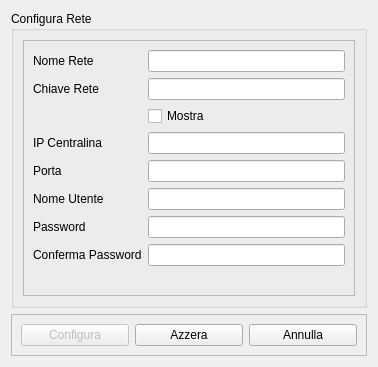
<?xml version="1.0" encoding="UTF-8"?>
<ui version="4.0">
 <class>NetworkConfig</class>
 <widget class="QDialog" name="NetworkConfig">
  <property name="geometry">
   <rect>
    <x>0</x>
    <y>0</y>
    <width>378</width>
    <height>338</height>
   </rect>
  </property>
  <property name="windowTitle">
   <string>Dialog</string>
  </property>
  <layout class="QVBoxLayout" name="verticalLayout_2">
   <item>
    <widget class="QGroupBox" name="groupBox">
     <property name="title">
      <string>Configura Rete</string>
     </property>
     <layout class="QVBoxLayout" name="verticalLayout">
      <item>
       <widget class="QFrame" name="frame_2">
        <property name="frameShape">
         <enum>QFrame::StyledPanel</enum>
        </property>
        <property name="frameShadow">
         <enum>QFrame::Raised</enum>
        </property>
        <layout class="QGridLayout" name="gridLayout">
         <item row="4" column="1">
          <widget class="QLineEdit" name="boardPortLineEdit">
           <property name="text">
            <string/>
           </property>
          </widget>
         </item>
         <item row="2" column="1">
          <widget class="QCheckBox" name="netKeyShowChecbox">
           <property name="text">
            <string>Mostra</string>
           </property>
          </widget>
         </item>
         <item row="1" column="1">
          <widget class="QLineEdit" name="netKeyLineEdit">
           <property name="text">
            <string/>
           </property>
           <property name="echoMode">
            <enum>QLineEdit::Password</enum>
           </property>
          </widget>
         </item>
         <item row="1" column="0">
          <widget class="QLabel" name="netKeylabel">
           <property name="text">
            <string>Chiave Rete</string>
           </property>
          </widget>
         </item>
         <item row="5" column="1">
          <widget class="QLineEdit" name="usernameLineEdit">
           <property name="text">
            <string/>
           </property>
          </widget>
         </item>
         <item row="3" column="1">
          <widget class="QLineEdit" name="boardIPLineEdit">
           <property name="text">
            <string/>
           </property>
          </widget>
         </item>
         <item row="3" column="0">
          <widget class="QLabel" name="boardIPLabel">
           <property name="text">
            <string>IP Centralina</string>
           </property>
          </widget>
         </item>
         <item row="7" column="0">
          <widget class="QLabel" name="password2Label">
           <property name="text">
            <string>Conferma Password</string>
           </property>
          </widget>
         </item>
         <item row="4" column="0">
          <widget class="QLabel" name="boardPortLabel">
           <property name="text">
            <string>Porta</string>
           </property>
          </widget>
         </item>
         <item row="0" column="0">
          <widget class="QLabel" name="netNameLabel">
           <property name="text">
            <string>Nome Rete</string>
           </property>
          </widget>
         </item>
         <item row="0" column="1">
          <widget class="QLineEdit" name="netNameLineEdit">
           <property name="text">
            <string/>
           </property>
          </widget>
         </item>
         <item row="6" column="0">
          <widget class="QLabel" name="password1Label">
           <property name="text">
            <string>Password</string>
           </property>
          </widget>
         </item>
         <item row="7" column="1">
          <widget class="QLineEdit" name="password2LineEdit">
           <property name="text">
            <string/>
           </property>
           <property name="echoMode">
            <enum>QLineEdit::Password</enum>
           </property>
          </widget>
         </item>
         <item row="5" column="0">
          <widget class="QLabel" name="usernameLabel">
           <property name="text">
            <string>Nome Utente</string>
           </property>
          </widget>
         </item>
         <item row="6" column="1">
          <widget class="QLineEdit" name="password1LineEdit">
           <property name="text">
            <string/>
           </property>
           <property name="echoMode">
            <enum>QLineEdit::Password</enum>
           </property>
          </widget>
         </item>
         <item row="8" column="1">
          <widget class="QLabel" name="passwordNotifierLabel">
           <property name="text">
            <string/>
           </property>
          </widget>
         </item>
        </layout>
       </widget>
      </item>
     </layout>
    </widget>
   </item>
   <item>
    <widget class="QFrame" name="frame">
     <property name="frameShape">
      <enum>QFrame::StyledPanel</enum>
     </property>
     <property name="frameShadow">
      <enum>QFrame::Raised</enum>
     </property>
     <layout class="QHBoxLayout" name="horizontalLayout">
      <item>
       <widget class="QPushButton" name="configureButton">
        <property name="enabled">
         <bool>false</bool>
        </property>
        <property name="text">
         <string>Configura</string>
        </property>
       </widget>
      </item>
      <item>
       <widget class="QPushButton" name="clearButton">
        <property name="text">
         <string>Azzera</string>
        </property>
       </widget>
      </item>
      <item>
       <widget class="QPushButton" name="abortButton">
        <property name="text">
         <string>Annulla</string>
        </property>
       </widget>
      </item>
     </layout>
    </widget>
   </item>
  </layout>
 </widget>
 <tabstops>
  <tabstop>netNameLineEdit</tabstop>
  <tabstop>netKeyLineEdit</tabstop>
  <tabstop>boardIPLineEdit</tabstop>
  <tabstop>boardPortLineEdit</tabstop>
  <tabstop>usernameLineEdit</tabstop>
  <tabstop>password1LineEdit</tabstop>
  <tabstop>password2LineEdit</tabstop>
  <tabstop>configureButton</tabstop>
  <tabstop>clearButton</tabstop>
  <tabstop>abortButton</tabstop>
  <tabstop>netKeyShowChecbox</tabstop>
 </tabstops>
 <resources/>
 <connections/>
</ui>
